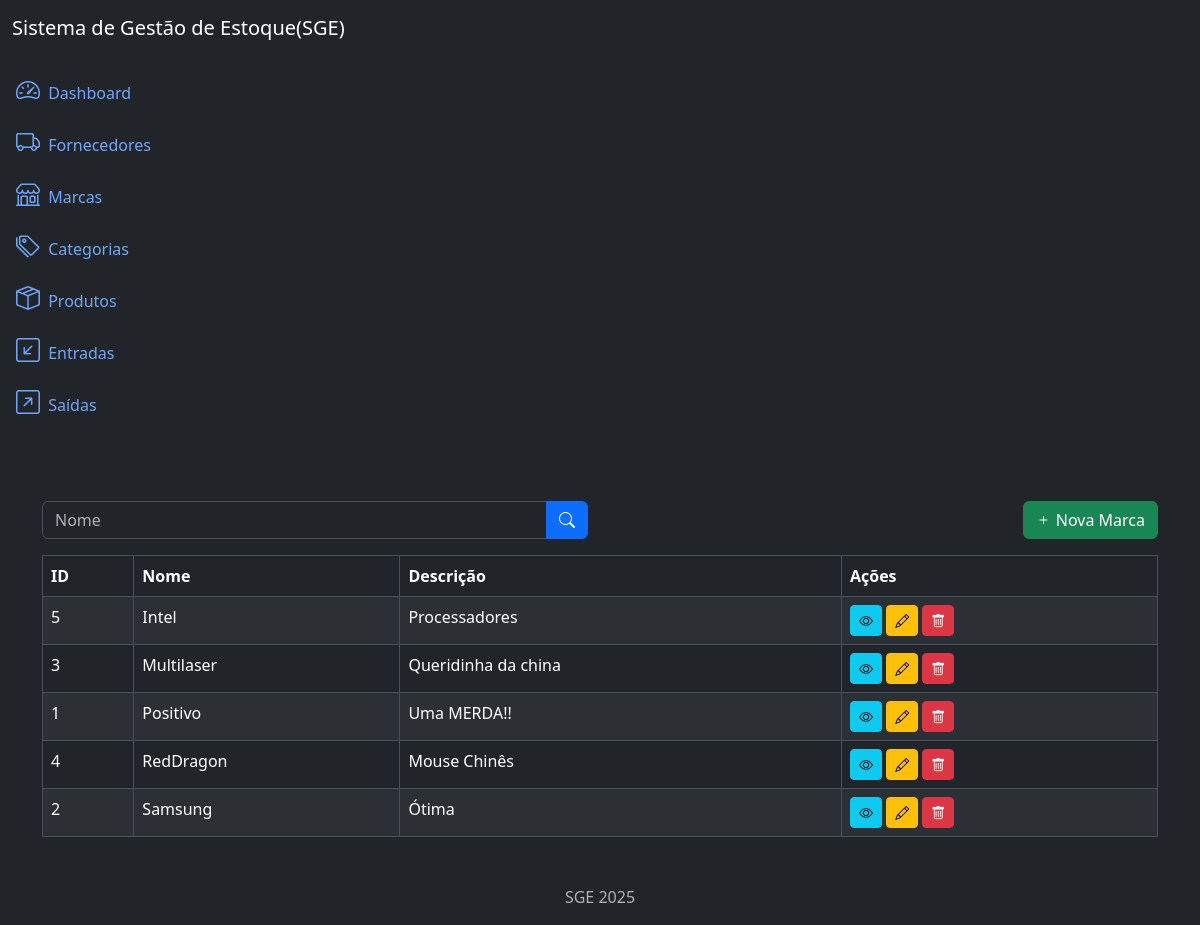
Page /brands/list/ on the committed database.
### brands/models.py (models this page shows, shortened)
class Brand(models.Model):
    name = models.CharField(max_length=256)
    description = models.TextField(null=True, blank=True)
    created_at = models.DateTimeField(auto_now_add=True)
    updated_at = models.DateTimeField(auto_now=True)
    class Meta:
        ordering = ['name']

### brands/views.py (the view)
# urls.py: path('brands/list/', views.BrandListView.as_view(), name='brand_list'),
class BrandListView(ListView):
    model = models.Brand
    template_name = 'brands_list.html'
    context_object_name = 'brands'
    paginate_by = 10
    def get_queryset(self):
        queryset = super().get_queryset()
        name = self.request.GET.get('name')
        if name:
            queryset = queryset.filter(name__icontains=name)
        return queryset

### brands/templates/brands_list.html (shortened to what this page needs)
{% extends 'base.html' %}
{% block content %}
<div class="row mb-3">
    <div class="col-md-6">
        <form method="get" action="{% url 'brand_list' %}">
            <div class="input-group">
                <input type="text" class="form-control" name="name" placeholder="Nome" value="{{ request.GET.name }}">
                <button type="submit" class="btn btn-primary">
                    <i class="bi bi-search"></i>
                </button>
            </div>
        </form>
    </div>
    <div class="col-md-6">
        <a href="{% url 'brand_create' %}" class="btn btn-success float-end">
            <i class="bi bi-plus"></i> Nova Marca
        </a>
    </div>
</div>
<div class="table-responsive">
    <table class="table table-striped table-bordered">
        <thead class="thead-dark">
            <tr>
                <th>ID</th>
                <th>Nome</th>
                <th>Descrição</th>
                <th>Ações</th>
            </tr>
        </thead>
        <tbody>
        {% for brand in brands %}
            <tr>
                <td>{{ brand.id }}</td>
                <td>{{ brand.name }}</td>
                <td>{{ brand.description }}</td>
                <td>
                    <a href="{% url 'brand_detail' brand.id %}" class="btn btn-info btn-sm">
                        <i class="bi bi-eye"></i>
                    </a>
                    <a href="{% url 'brand_update' brand.id%}" class="btn btn-warning btn-sm">
                        <i class="bi bi-pencil"></i>
                    </a>
                    <a href="{% url 'brand_delete' brand.id %}" class="btn btn-danger btn-sm">
                        <i class="bi bi-trash"></i>
                    </a>
                </td>
            </tr>
        {% endfor %}
        </tbody>
    </table>
</div>
{% endblock %}

### rows in the picture
Brand: id "5", name "Intel", description "Processadores"
Brand: id "3", name "Multilaser", description "Queridinha da china"
Brand: id "1", name "Positivo", description "Uma MERDA!!"
Brand: id "4", name "RedDragon", description "Mouse Chinês"
Brand: id "2", name "Samsung", description "Ótima"
